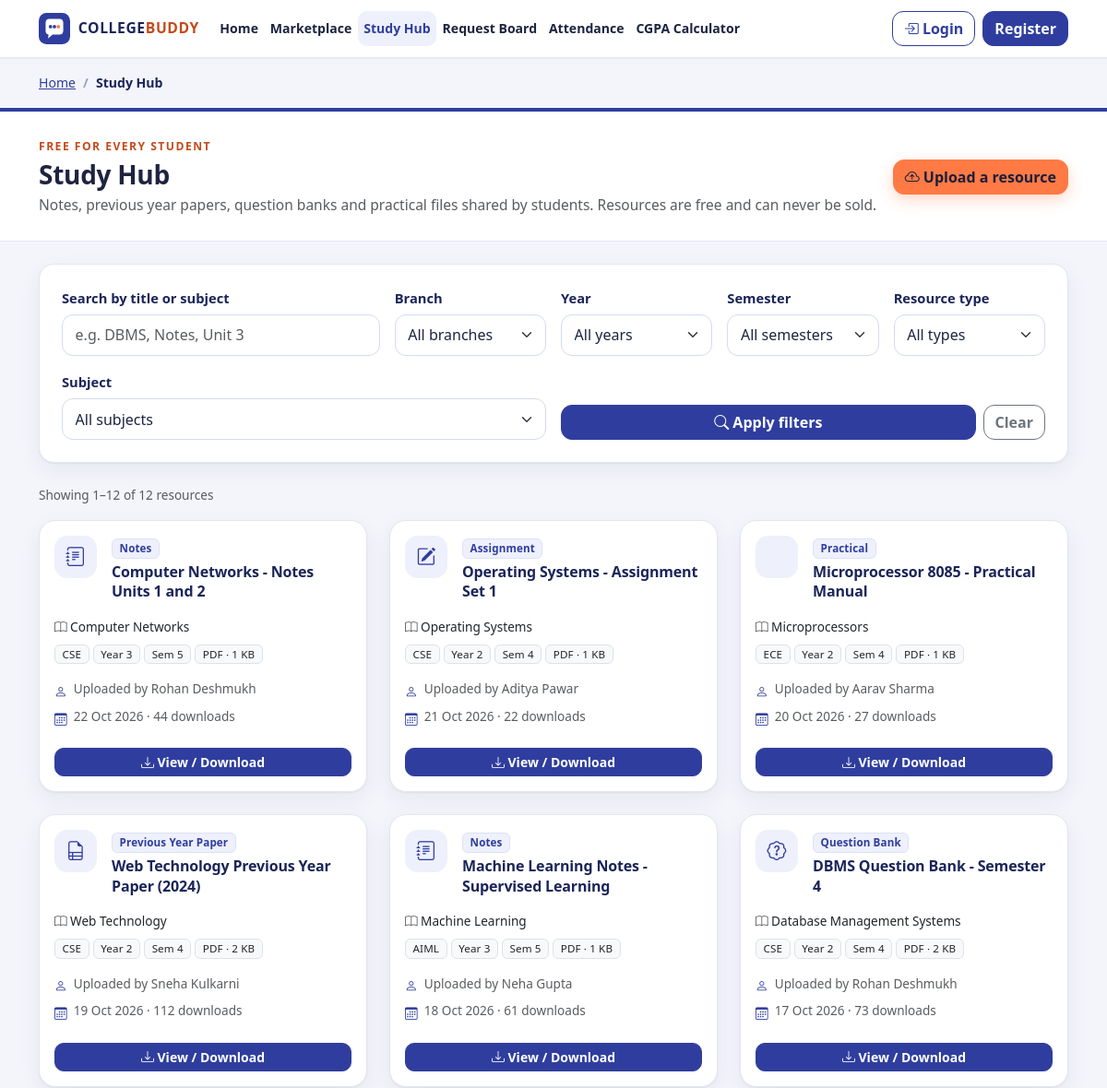
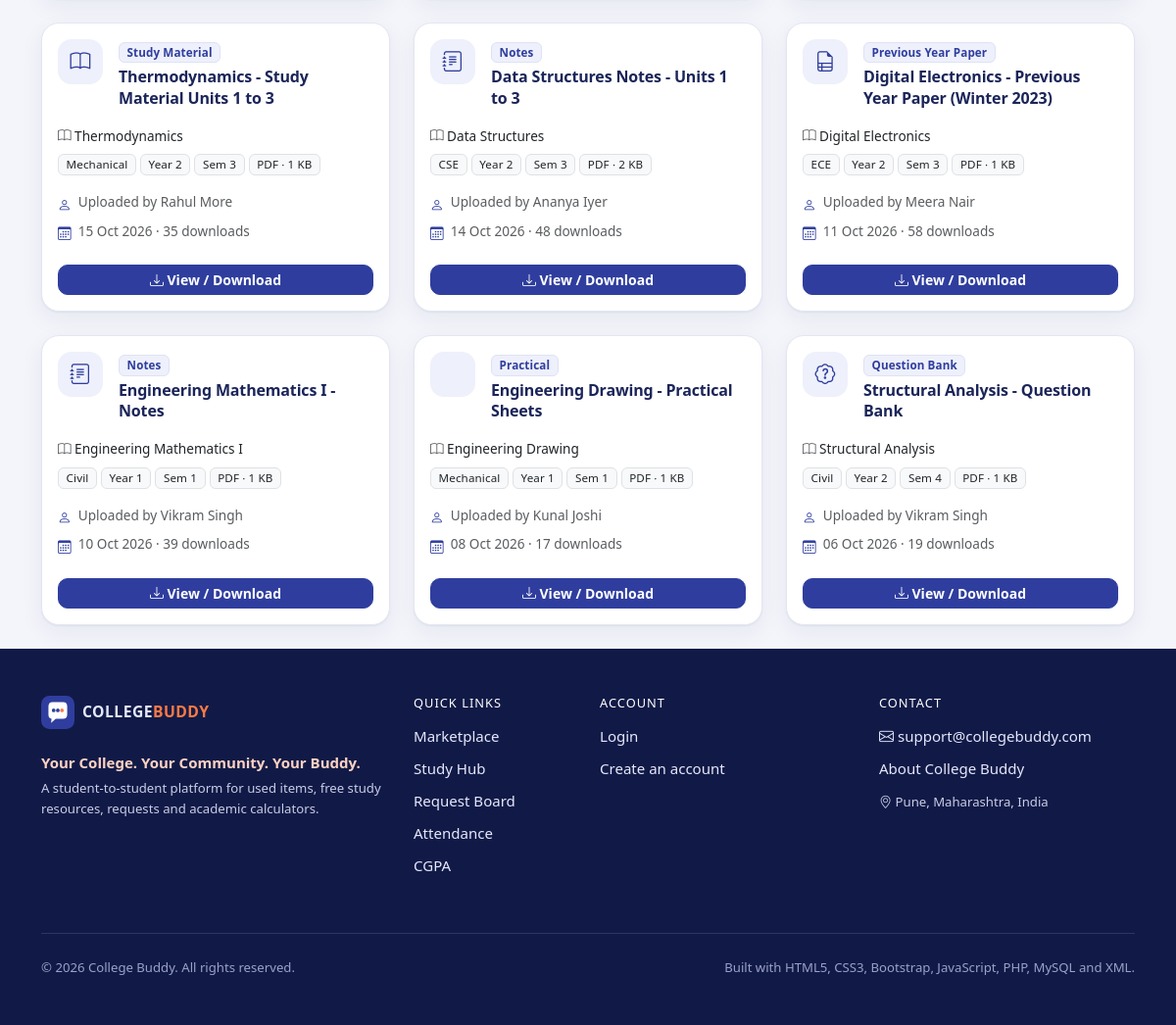
The app's page /study.php with its own data (2 pictures, top to bottom).
### tables this page shows
CREATE TABLE resources (
    id              INT UNSIGNED NOT NULL AUTO_INCREMENT,
    user_id         INT UNSIGNED NOT NULL,                      
    title           VARCHAR(150) NOT NULL,
    description     TEXT NULL,
    subject         VARCHAR(100) NOT NULL,
    branch          VARCHAR(50)  NOT NULL,
    year            TINYINT UNSIGNED NOT NULL,
    semester        TINYINT UNSIGNED NOT NULL,
    resource_type   VARCHAR(40)  NOT NULL,
    file_name       VARCHAR(255) NOT NULL,                      
    stored_name     VARCHAR(255) NOT NULL,                      
    file_size       INT UNSIGNED NOT NULL DEFAULT 0,            
    file_ext        VARCHAR(10)  NOT NULL,
    download_count  INT UNSIGNED NOT NULL DEFAULT 0,
    created_at      TIMESTAMP NOT NULL DEFAULT CURRENT_TIMESTAMP,
    PRIMARY KEY (id),
    UNIQUE KEY uq_resources_stored (stored_name),
    KEY idx_resources_filter (branch, year, semester),
    KEY idx_resources_subject (subject),
    KEY idx_resources_type (resource_type),
    KEY idx_resources_user (user_id),
    CONSTRAINT fk_resources_user FOREIGN KEY (user_id) REFERENCES users (id) ON DELETE CASCADE
);

CREATE TABLE users (
    id          INT UNSIGNED NOT NULL AUTO_INCREMENT,           
    full_name   VARCHAR(100) NOT NULL,
    email       VARCHAR(150) NOT NULL,                          
    password    VARCHAR(255) NOT NULL,                          
    branch      VARCHAR(50)  NOT NULL,                          
    year        TINYINT UNSIGNED NOT NULL,                      
    semester    TINYINT UNSIGNED NOT NULL,                      
    role        ENUM('student', 'admin') NOT NULL DEFAULT 'student',
    created_at  TIMESTAMP NOT NULL DEFAULT CURRENT_TIMESTAMP,
    PRIMARY KEY (id),
    UNIQUE KEY uq_users_email (email),
    KEY idx_users_role (role)
);

### includes/db.php (called while the page is built, shortened)
<?php
function db(): mysqli
{
    static $conn = null;
    if ($conn === null) {
        $conn = new mysqli(DB_HOST, DB_USER, DB_PASS, DB_NAME);
        $conn->set_charset('utf8mb4');
        $conn->query("SET time_zone = '+05:30'");
    }
    return $conn;
}
function db_select(string $sql, string $types = '', array $params = []): array
{
    $stmt = db()->prepare($sql);
    if ($types !== '') {
        $stmt->bind_param($types, ...$params);
    }
    $stmt->execute();
    $rows = $stmt->get_result()->fetch_all(MYSQLI_ASSOC);
    return $rows;
}
function db_select_one(string $sql, string $types = '', array $params = []): ?array
{
    $rows = db_select($sql, $types, $params);
    return $rows[0] ?? null;
}
function db_count(string $sql, string $types = '', array $params = []): int
{
    $row = db_select_one($sql, $types, $params);
    return $row ? (int) reset($row) : 0;
}

### study.php (the view, shortened to what this page needs)
<?php
$q = trim(read_text('q', ''));
$page = max(1, (int) ($_GET['page'] ?? 1));
$perPage = 12;
$where = [];
$tp = '';
$params = [];
$whereSql = $where ? 'WHERE ' . implode(' AND ', $where) : '';
$total = db_count("SELECT COUNT(*) AS total FROM resources r $whereSql", $tp, $params);
$pages = max(1, (int) ceil($total / $perPage));
$page = min($page, $pages);
$offset = ($page - 1) * $perPage;
$resources = db_select(
    "SELECT r.*, u.full_name AS uploader_name
     FROM resources r
     JOIN users u ON u.id = r.user_id
     $whereSql
     ORDER BY r.created_at DESC, r.id DESC
     LIMIT ? OFFSET ?",
    $tp . 'ii',
    array_merge($params, [$perPage, $offset])
);
require __DIR__ . '/includes/header.php';
?>
<section class="container py-4">
    <form method="get" action="" class="card cb-card cb-filter-card mb-4" id="studyFilters" novalidate data-validate data-autosubmit>
        <div class="card-body p-3 p-md-4">
            <div class="collapse d-lg-block" id="studyFilterBody">
                <div class="row g-3">
                    <div class="col-12 col-lg-4">
                        <label class="form-label small fw-semibold" for="q">Search by title or subject</label>
                        <input type="search" class="form-control" id="q" name="q" value="<?= e($q) ?>" maxlength="100" placeholder="e.g. DBMS, Notes, Unit 3">
                    </div>
                    <div class="col-6 col-lg-2">
                        <label class="form-label small fw-semibold" for="branch">Branch</label>
                        <select class="form-select" id="branch" name="branch">
                            <option value="">All branches</option>
                        </select>
                    </div>
                    <div class="col-6 col-lg-2">
                        <label class="form-label small fw-semibold" for="year">Year</label>
                        <select class="form-select" id="year" name="year">
                            <option value="">All years</option>
                        </select>
                    </div>
                    <div class="col-6 col-lg-2">
                        <label class="form-label small fw-semibold" for="semester">Semester</label>
                        <select class="form-select" id="semester" name="semester">
                            <option value="">All semesters</option>
                        </select>
                    </div>
                    <div class="col-6 col-lg-2">
                        <label class="form-label small fw-semibold" for="type">Resource type</label>
                        <select class="form-select" id="type" name="type">
                            <option value="">All types</option>
                        </select>
                    </div>
                    <div class="col-12 col-lg-6">
                        <label class="form-label small fw-semibold" for="subject">Subject</label>
                        <select class="form-select" id="subject" name="subject">
                            <option value="">All subjects</option>
                        </select>
                    </div>
                    <div class="col-12 col-lg-6 d-flex gap-2 align-items-end">
                        <button class="btn btn-primary flex-grow-1" type="submit"><i class="bi bi-search"></i> Apply filters</button>
                        <a class="btn btn-outline-secondary" href="<?= href('study.php') ?>">Clear</a>
                    </div>
                </div>
            </div>
        </div>
    </form>
    <?php if ($total > 0): ?>
        <p class="small text-muted mb-3">Showing <?= $offset + 1 ?>&ndash;<?= min($offset + $perPage, $total) ?> of <?= plural($total, 'resource') ?></p>
    <?php endif; ?>
    <?php if (!$resources): ?>
        <?php render_empty('bi-journal-x', 'No resources match these filters.', 'Try a different branch, semester or subject, or upload the notes you already have to help your juniors.',
            '<a class="btn btn-outline-primary" href="' . href('study.php') . '">Clear filters</a>'
            . '<a class="btn btn-primary" href="' . href($me ? 'upload-resource.php' : 'login.php') . '">Upload a resource</a>'); ?>
    <?php else: ?>
        <div class="row g-4">
            <?php foreach ($resources as $r): ?>
                <div class="col-md-6 col-xl-4">
                    <article class="card cb-card cb-card-hover cb-resource h-100">
                        <div class="card-body d-flex flex-column">
                            <div class="d-flex align-items-start gap-3 mb-3">
                                <span class="cb-resource-icon"><i class="bi <?= e(resource_icon($r['resource_type'])) ?>"></i></span>
                                <div class="min-w-0">
                                    <span class="badge cb-badge-soft mb-1"><?= e($r['resource_type']) ?></span>
                                    <h2 class="h6 cb-title mb-0"><a href="<?= href('resource.php?id=' . (int) $r['id']) ?>"><?= e($r['title']) ?></a></h2>
                                </div>
                            </div>
                            <p class="small mb-2"><i class="bi bi-book text-muted"></i> <?= e($r['subject']) ?></p>
                            <div class="d-flex flex-wrap gap-1 mb-3">
                                <span class="badge bg-light text-body border"><?= e($r['branch']) ?></span>
                                <span class="badge bg-light text-body border">Year <?= (int) $r['year'] ?></span>
                                <span class="badge bg-light text-body border">Sem <?= (int) $r['semester'] ?></span>
                                <span class="badge bg-light text-body border text-uppercase"><?= e($r['file_ext']) ?> &middot; <?= e(format_bytes((int) $r['file_size'])) ?></span>
                            </div>
                            <ul class="cb-meta list-unstyled small text-muted mb-3">
                                <li><i class="bi bi-person"></i> Uploaded by <?= e($r['uploader_name']) ?></li>
                                <li><i class="bi bi-calendar3"></i> <?= e(format_date($r['created_at'])) ?> &middot; <?= (int) $r['download_count'] ?> downloads</li>
                            </ul>
                            <a class="btn btn-primary btn-sm mt-auto" href="<?= href('resource.php?id=' . (int) $r['id']) ?>"><i class="bi bi-download"></i> View / Download</a>
                        </div>
                    </article>
                </div>
            <?php endforeach; ?>
        </div>
    <?php endif; ?>
</section>
<?php require __DIR__ . '/includes/footer.php'; ?>

### css/style.css (style rules this page uses)
:root { --cb-primary: #2f3e9e; --cb-primary-dark: #1f2b74; --cb-primary-ink: #1b2559; --cb-accent: #ff7a45; --cb-accent-dark: #c44a1a; --cb-bg: #f4f5fb; --cb-surface: #ffffff; --cb-text: #1e2440; --cb-muted: #5f6782; --cb-border: #e3e6f2; --cb-soft: #eef0fb; --cb-footer: #111a47; --cb-radius: 18px; --cb-shadow: 0 1px 2px rgba(20, 28, 70, .06), 0 8px 24px rgba(20, 28, 70, .06); --cb-shadow-hover: 0 2px 4px rgba(20, 28, 70, .08), 0 16px 36px rgba(20, 28, 70, .13); --cb-font: system-ui, -apple-system, "Segoe UI", Roboto, "Helvetica Neue", Arial, "Noto Sans", sans-serif; }
html { scroll-behavior: smooth; }
body.cb-body { font-family: var(--cb-font); background: var(--cb-bg); color: var(--cb-text); font-size: 0.97rem; line-height: 1.6; }
h1, h2, h3, h4, h5, h6 { color: var(--cb-primary-ink); letter-spacing: -0.01em; }
a { color: var(--cb-primary); }
.min-w-0 { min-width: 0; }
.btn-primary { --bs-btn-color: #fff; --bs-btn-bg: var(--cb-primary); --bs-btn-border-color: var(--cb-primary); --bs-btn-hover-color: #fff; --bs-btn-hover-bg: var(--cb-primary-dark); --bs-btn-hover-border-color: var(--cb-primary-dark); --bs-btn-active-bg: var(--cb-primary-dark); --bs-btn-active-border-color: var(--cb-primary-dark); --bs-btn-disabled-bg: var(--cb-primary); --bs-btn-disabled-border-color: var(--cb-primary); font-weight: 600; border-radius: 12px; }
.btn-outline-secondary, .btn-outline-danger, .btn-success, .btn-danger, .btn-outline-light { font-weight: 600; border-radius: 12px; }
.btn { border-radius: 12px; }
.btn-sm { border-radius: 10px; }
.btn-cb-accent { --bs-btn-color: #1b1f3b; --bs-btn-bg: var(--cb-accent); --bs-btn-border-color: var(--cb-accent); --bs-btn-hover-color: #1b1f3b; --bs-btn-hover-bg: #ff9466; --bs-btn-hover-border-color: #ff9466; --bs-btn-active-bg: #ff9466; --bs-btn-active-border-color: #ff9466; font-weight: 700; border-radius: 12px; box-shadow: 0 6px 16px rgba(255, 122, 69, .28); }
.form-control, .form-select { border-color: #d5dbee; border-radius: 12px; padding: .6rem .85rem; color: var(--cb-text); }
.form-label { color: var(--cb-primary-ink); font-size: .92rem; margin-bottom: .35rem; }
.badge { font-weight: 600; letter-spacing: .01em; }
.cb-card { background: var(--cb-surface); border: 1px solid var(--cb-border); border-radius: var(--cb-radius); box-shadow: var(--cb-shadow); }
.cb-card-hover { transition: transform .18s ease, box-shadow .18s ease, border-color .18s ease; }
.cb-filter-card { border-radius: 16px; }
.cb-badge-soft { background: var(--cb-soft); color: var(--cb-primary); border: 1px solid #dde2f5; font-weight: 600; }
.cb-title { font-weight: 700; line-height: 1.35; }
.cb-title a { color: var(--cb-primary-ink); text-decoration: none; }
.cb-meta li { display: flex; gap: .45rem; align-items: flex-start; margin-bottom: .3rem; }
.cb-meta i { color: var(--cb-primary); margin-top: 3px; }
.cb-resource-icon { width: 46px; height: 46px; border-radius: 14px; background: var(--cb-soft); color: var(--cb-primary); display: inline-grid; place-items: center; font-size: 1.3rem; flex: none; }
.cb-resource .card-body .badge.bg-light { font-weight: 500; }

### records on screen
resources: resource_type "Notes", title "Computer Networks - Notes Units 1 and 2", subject "Computer Networks", branch "CSE", year "3", semester "5", file_ext "PDF", file_size "1 KB", user.full_name "Rohan Deshmukh", created_at "22 Oct 2026", download_count "44"
resources: resource_type "Assignment", title "Operating Systems - Assignment Set 1", subject "Operating Systems", branch "CSE", year "2", semester "4", file_ext "PDF", file_size "1 KB", user.full_name "Aditya Pawar", created_at "21 Oct 2026", download_count "22"
resources: resource_type "Practical", title "Microprocessor 8085 - Practical Manual", subject "Microprocessors", branch "ECE", year "2", semester "4", file_ext "PDF", file_size "1 KB", user.full_name "Aarav Sharma", created_at "20 Oct 2026", download_count "27"
resources: resource_type "Previous Year Paper", title "Web Technology Previous Year Paper (2024)", subject "Web Technology", branch "CSE", year "2", semester "4", file_ext "PDF", file_size "2 KB", user.full_name "Sneha Kulkarni", created_at "19 Oct 2026", download_count "112"
resources: resource_type "Notes", title "Machine Learning Notes - Supervised Learning", subject "Machine Learning", branch "AIML", year "3", semester "5", file_ext "PDF", file_size "1 KB", user.full_name "Neha Gupta", created_at "18 Oct 2026", download_count "61"
resources: resource_type "Question Bank", title "DBMS Question Bank - Semester 4", subject "Database Management Systems", branch "CSE", year "2", semester "4", file_ext "PDF", file_size "2 KB", user.full_name "Rohan Deshmukh", created_at "17 Oct 2026", download_count "73"
resources: resource_type "Study Material", title "Thermodynamics - Study Material Units 1 to 3", subject "Thermodynamics", branch "Mechanical", year "2", semester "3", file_ext "PDF", file_size "1 KB", user.full_name "Rahul More", created_at "15 Oct 2026", download_count "35"
resources: resource_type "Notes", title "Data Structures Notes - Units 1 to 3", subject "Data Structures", branch "CSE", year "2", semester "3", file_ext "PDF", file_size "2 KB", user.full_name "Ananya Iyer", created_at "14 Oct 2026", download_count "48"
resources: resource_type "Previous Year Paper", title "Digital Electronics - Previous Year Paper (Winter 2023)", subject "Digital Electronics", branch "ECE", year "2", semester "3", file_ext "PDF", file_size "1 KB", user.full_name "Meera Nair", created_at "11 Oct 2026", download_count "58"
resources: resource_type "Notes", title "Engineering Mathematics I - Notes", subject "Engineering Mathematics I", branch "Civil", year "1", semester "1", file_ext "PDF", file_size "1 KB", user.full_name "Vikram Singh", created_at "10 Oct 2026", download_count "39"
resources: resource_type "Practical", title "Engineering Drawing - Practical Sheets", subject "Engineering Drawing", branch "Mechanical", year "1", semester "1", file_ext "PDF", file_size "1 KB", user.full_name "Kunal Joshi", created_at "08 Oct 2026", download_count "17"
resources: resource_type "Question Bank", title "Structural Analysis - Question Bank", subject "Structural Analysis", branch "Civil", year "2", semester "4", file_ext "PDF", file_size "1 KB", user.full_name "Vikram Singh", created_at "06 Oct 2026", download_count "19"

### other values on screen
$label "Home"
$label "Marketplace"
$label "Study Hub"
$label "Request Board"
$label "Attendance"
$label "CGPA Calculator"
$crumb[0] "Study Hub"
$eyebrow "FREE FOR EVERY STUDENT"
$title "Study Hub"
$subtitle "Notes, previous year papers, question banks and practical files shared by students. Resources are free and can never be sold."
$actions "Upload a resource"
$offset + 1 "1"
min($offset + $perPage, $total) "12"
plural($total, 'resource') "12 resources"
